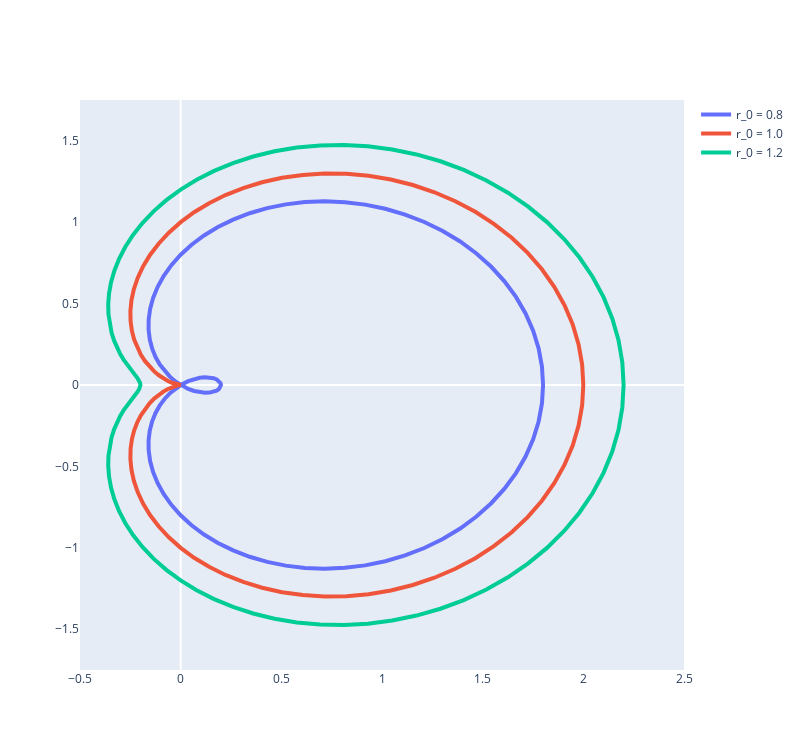

The notebook cell this image was saved under:
### Code cell
fig = go.Figure()

fig.add_trace(go.Scatter(x=x_0, y=y_0, name="r_0 = 0.8", mode="lines", line_width=4))
fig.add_trace(go.Scatter(x=x_1, y=y_1, name="r_0 = 1.0", mode="lines", line_width=4))
fig.add_trace(go.Scatter(x=x_2, y=y_2, name="r_0 = 1.2", mode="lines", line_width=4))

fig.update_layout(width=800, height=750, xaxis_showgrid=False, yaxis_showgrid=False)
fig.update_xaxes(range=[-0.5, 2.5])
fig.update_yaxes(range=[-1.75, 1.75])
fig.show()
